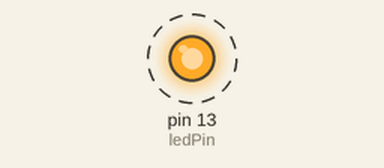
This sketch was run on a simulated Arduino Uno, built with avr-gcc and run on an emulated ATmega328P. Shown: output pins drawn as LEDs (lit = HIGH). Dashed ring = blinking.

Above: at 0.02 s.
Timing chart, 0 to 3.0 s (numbered marks = the images above):
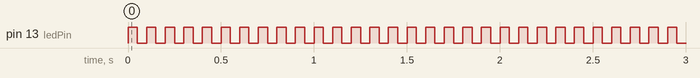

The sketch:

01-hello-arduino.ino
```cpp
//=========================================
// Project 01 -- hello arduino
// Objective: blink on-board LED on port 13
//==========================================

int ledPin = 13;
int interval = 50;

void setup()
{
  pinMode(ledPin, OUTPUT);
}

void loop()
{
  digitalWrite(ledPin, HIGH);
  delay(interval);
  digitalWrite(ledPin, LOW);
  delay(interval);
}
```

Measured:
- by itself, pin 13 (ledPin): alternates HIGH for 0.05 s and LOW for 0.05 s
